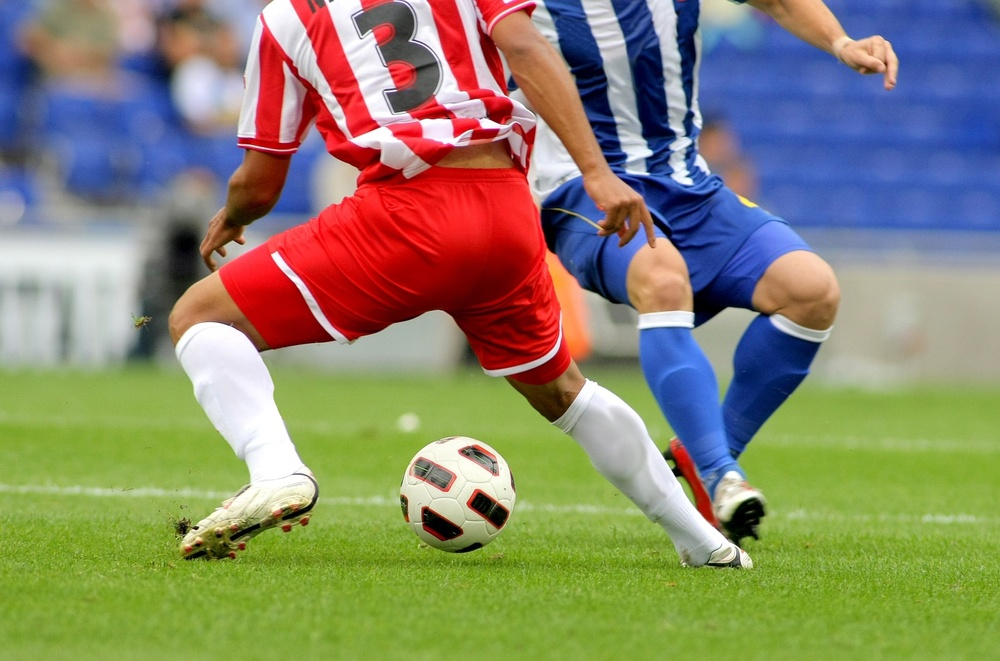
#> input picture studyCV/soccer.jpg, 1000 x 661 px, shrunk from 1434 x 948 before the run
$ python 3-1.py
#> lines starting #> are read from the running program, lines starting #| are printed output that depends on the picture
import cv2 as cv
import sys

img = cv.imread('soccer.jpg')
#> img is the input picture: shape (661, 1000, 3); mean B, G, R 107.3, 133.3, 136.8

if img is None:
    sys.exit('파일을 찾을 수 없습니다.')

cv.imshow('original_RGB', img)
cv.imshow('Upper left half', img[0:img.shape[0]//2,0:img.shape[1]//2])
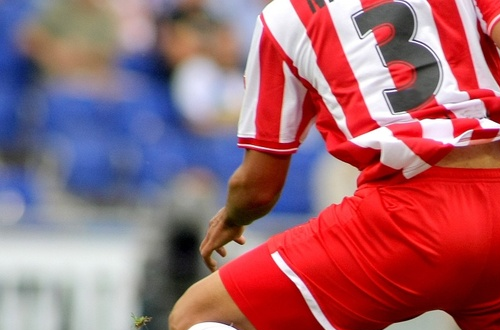
#> window 'Upper left half': shape (330, 500, 3); mean B, G, R 111.5, 101, 158.8

$ run again, with studyCV/apples.jpg copied over studyCV/soccer.jpg
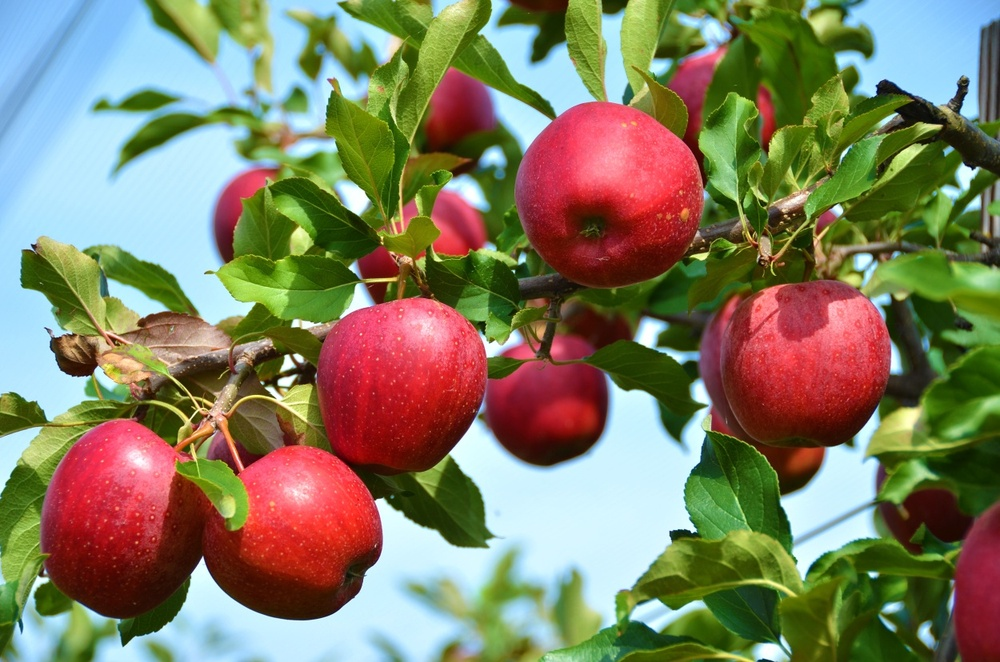
#> input picture studyCV/apples.jpg, 1000 x 662 px, shrunk from 1250 x 828 before the run
#> img is the input picture: shape (662, 1000, 3); mean B, G, R 98.6, 125.8, 129.6
#> `cv.imshow('Upper left half', img[0:img.shape[0]//2,0:img.shape[1]//2])`:
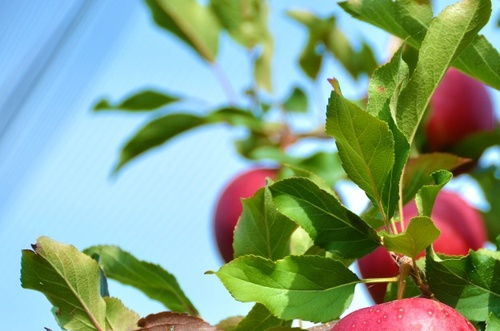
#> window 'Upper left half': shape (331, 500, 3); mean B, G, R 134.8, 161.3, 135.2

$ run again, with studyCV/girl_laughing.jpg copied over studyCV/soccer.jpg
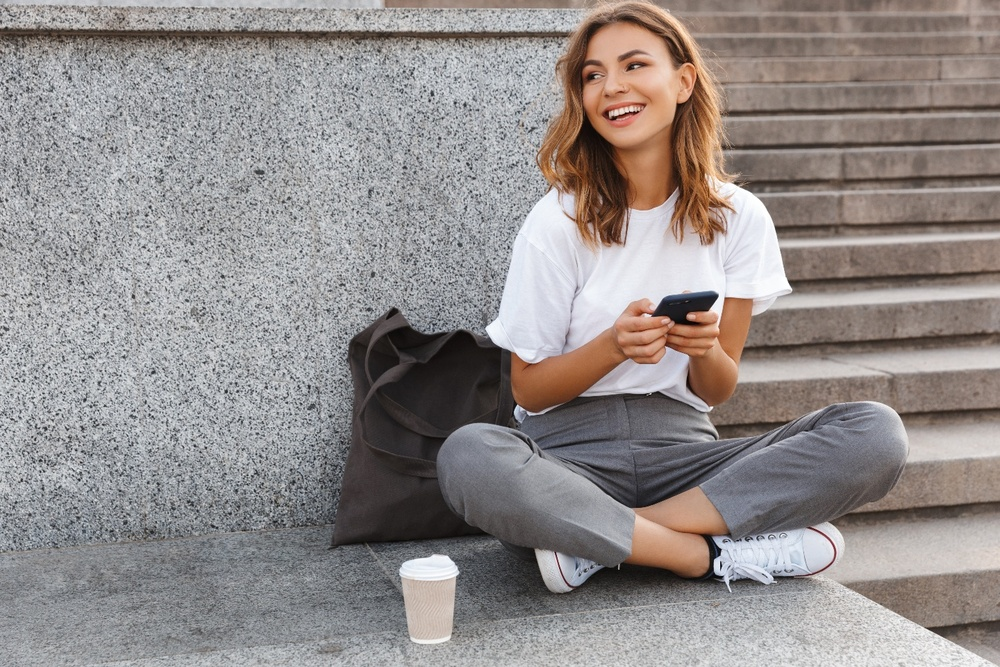
#> input picture studyCV/girl_laughing.jpg, 1000 x 667 px, shrunk from 1440 x 960 before the run
#> img is the input picture: shape (667, 1000, 3); mean B, G, R 139.3, 140.6, 146.9
#> `cv.imshow('Upper left half', img[0:img.shape[0]//2,0:img.shape[1]//2])`:
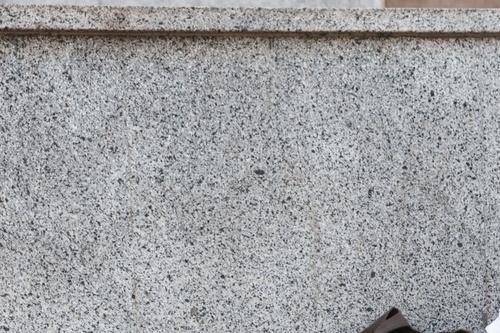
#> window 'Upper left half': shape (333, 500, 3); mean B, G, R 162.4, 160.2, 159.6

$ run again, with studyCV/mistyroad.jpg copied over studyCV/soccer.jpg
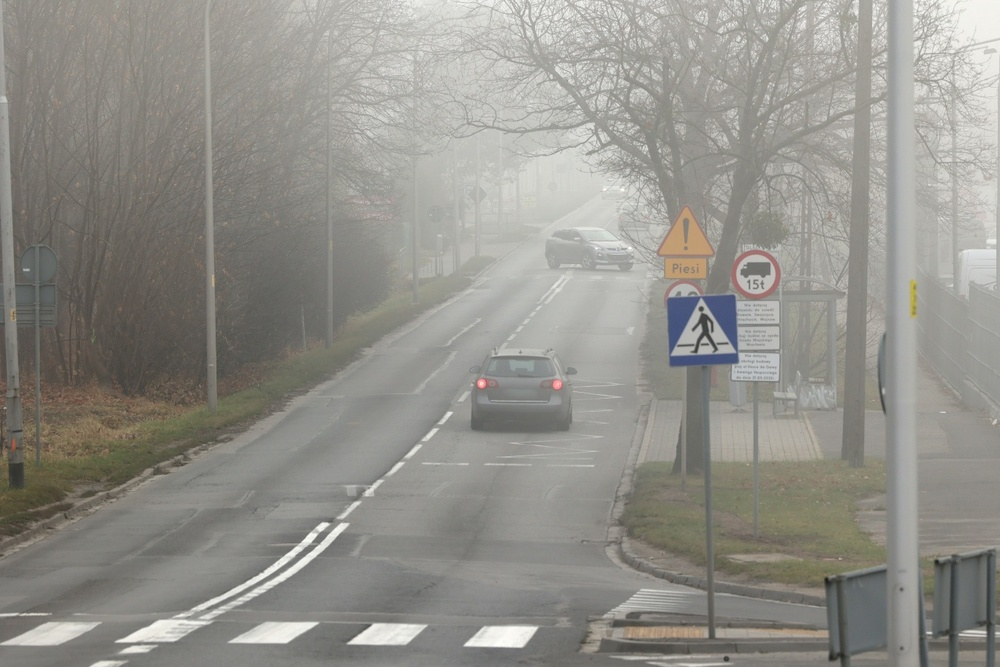
#> input picture studyCV/mistyroad.jpg, 1000 x 667 px, shrunk from 1368 x 912 before the run
#> img is the input picture: shape (667, 1000, 3); mean B, G, R 138.7, 145, 146.5
#> `cv.imshow('Upper left half', img[0:img.shape[0]//2,0:img.shape[1]//2])`:
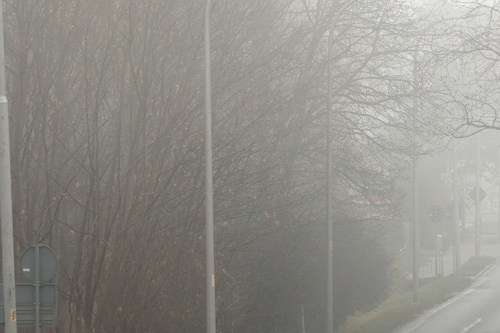
#> window 'Upper left half': shape (333, 500, 3); mean B, G, R 136.7, 142.7, 144.7
